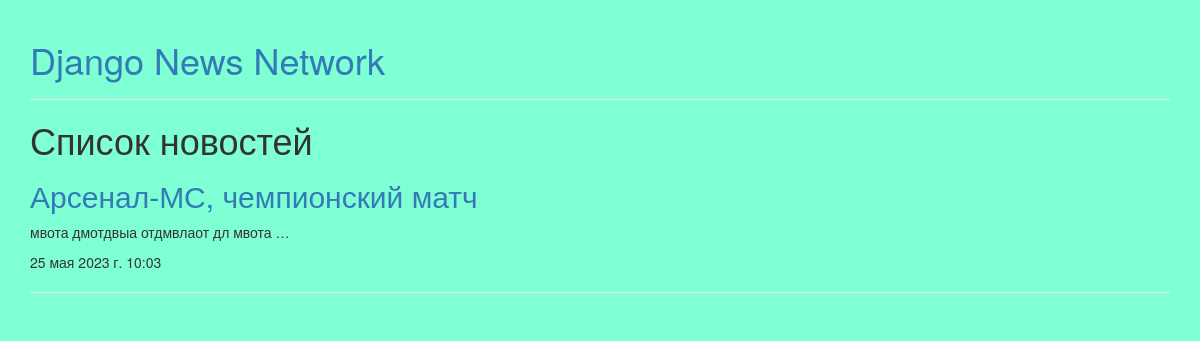
/post-list/?subcategory=АПЛ, run on the app's committed database.
### core/models.py (models this page shows, shortened)
class Post(models.Model):
    title = models.CharField(max_length=255, verbose_name='Заголовок')
    text = models.TextField(verbose_name='Текст')
    subcategory = models.ForeignKey(SubCategory, on_delete=models.PROTECT, verbose_name='Подкатегория', related_name='posts')
    tags = models.ManyToManyField(Tag, verbose_name='Теги', related_name='posts')
    poster = models.ImageField(upload_to='posters', verbose_name='Постер')
    created_at = models.DateTimeField(auto_now_add=True, verbose_name='Дата создания')
    updated_at = models.DateTimeField(auto_now=True, verbose_name='Дата обновления')

### core/views.py (the view)
# urls.py: path('post-list/', PostListView.as_view(), name='post-list'),
class PostListView(ListView):
    model = Post
    template_name = 'core/post-list.html'
    def get(self, request, *args, **kwargs):
        params = request.GET
        tag = params.get('tag')
        subcategory = params.get('subcategory')
        category = params.get('category')
        if tag:
            posts = Post.objects.filter(tags__name=tag)
            context = {
                'posts': posts
            }
            return render(request, self.template_name, context)
        elif subcategory:
            posts = Post.objects.filter(subcategory__name=subcategory)
            context = {
                'posts': posts
            }
            return render(request, self.template_name, context)
        elif category:
            posts = Post.objects.filter(subcategory__category__name=category)
            context = {
                'posts': posts
            }
            return render(request, self.template_name, context)
        posts = Post.objects.all()
        context = {
            'posts': posts
        }
        return render(request, self.template_name, context)

### templates/core/post-list.html (shortened to what this page needs)
{% extends "base.html" %}
{% block content %}
    <h1>Список новостей</h1>
    {% for post in posts %}
        <a href="/post-detail/{{post.id}}/">
            <h2>{{ post.title }}</h2>
        </a>
        <p>{{ post.text | truncatewords:5 }}</p>
        <p>{{ post.created_at }}</p>
        <hr>
    {% endfor %}
{% endblock %}

### static/css/style.css (style rules this page uses)
body { background-color: aquamarine; }

### data on the page
Post: title "Арсенал-МС, чемпионский матч", text "мвота дмотдвыа отдмвлаот дл мвота …", created_at "25 мая 2023 г. 10:03"
